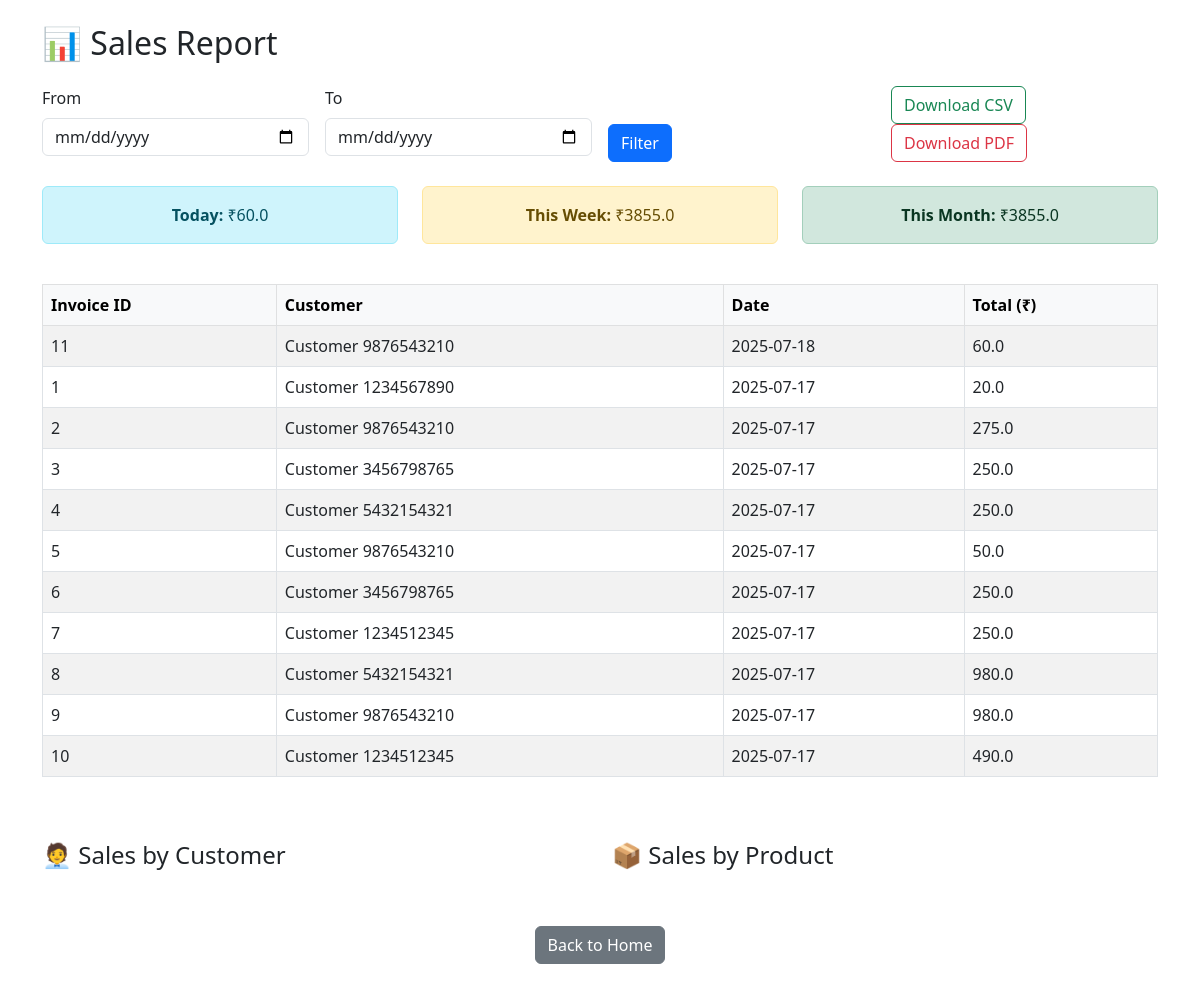
Page /sales_report (signed in) on the committed database.
### Bill/models.py (models this page shows, shortened)
class Invoice(db.Model):
    __tablename__ = 'invoice'
    id = db.Column(db.Integer, primary_key=True)
    customer_id = db.Column(db.Integer, db.ForeignKey('customer.id'))
    total = db.Column(db.Float, nullable=False)
    date = db.Column(db.String, default=lambda: datetime.now().strftime('%Y-%m-%d'))
    bill_no = db.Column(db.String(20), unique=True)
    total_items = db.Column(db.Integer)
    total_qty = db.Column(db.Float)
    customer = db.relationship('Customer', backref='invoices')
    items = db.relationship('InvoiceItem', backref ='invoice',lazy=True)

class Customer(db.Model):
    __tablename__ = 'customer'
    id = db.Column(db.Integer, primary_key=True)
    name = db.Column(db.String(100), nullable=False)
    phone = db.Column(db.String(10), nullable=False)

### Bill/app.py (the view, shortened to what this page needs)
@app.route('/sales_report')
@login_required
@admin_required
def sales_report():
    start = request.args.get('start')
    end = request.args.get('end')
    query = Invoice.query
    invoices = query.order_by(Invoice.date.desc()).all()
    total_sales = sum(i.total for i in invoices)
    today = date.today()
    week_start = today - timedelta(days=today.weekday())
    month_start = today.replace(day=1)
    daily = db.session.query(func.sum(Invoice.total)).filter(func.date(Invoice.date) == today).scalar() or 0
    weekly = db.session.query(func.sum(Invoice.total)).filter(Invoice.date >= week_start).scalar() or 0
    monthly = db.session.query(func.sum(Invoice.total)).filter(Invoice.date >= month_start).scalar() or 0
    return render_template('sales_report.html', invoices=invoices, total_sales=total_sales,
                           daily_total=daily, weekly_total=weekly, monthly_total=monthly)

### Bill/app.py (called while the page is built)
@login_manager.user_loader
def load_user(user_id):
    return User.query.get(int(user_id))

def admin_required(f):
    @wraps(f)
    def decorated_function(*args, **kwargs):
        if not current_user.is_authenticated or not getattr(current_user, "is_admin", False):
            abort(403)
        return f(*args, **kwargs)
    return decorated_function

@app.context_processor
def inject_now():
    return {'current_year': datetime.now().year}

### templates/sales_report.html (shortened to what this page needs)
<!DOCTYPE html>
<html lang="en">
<head>
    <link href="https://cdn.jsdelivr.net/npm/bootstrap@5.3.0/dist/css/bootstrap.min.css" rel="stylesheet">
</head>
<body class="container py-4">
    <h2 class="mb-4">📊 Sales Report</h2>
    <form method="get" class="row g-3 mb-4">
        <div class="col-md-3">
            <label for="start" class="form-label">From</label>
            <input type="date" id="start" name="start" value="{{ start }}" class="form-control">
        </div>
        <div class="col-md-3">
            <label for="end" class="form-label">To</label>
            <input type="date" id="end" name="end" value="{{ end }}" class="form-control">
        </div>
        <div class="col-md-3 align-self-end">
            <button type="submit" class="btn btn-primary">Filter</button>
        </div>
        <div class="col-md-3 align-self-end">
            <a href="{{ url_for('download_sales_csv') }}" class="btn btn-outline-success me-2">Download CSV</a>
            <a href="{{ url_for('download_sales_pdf') }}" class="btn btn-outline-danger">Download PDF</a>
        </div>
    </form>
    <div class="row mb-4">
        <div class="col-md-4">
            <div class="alert alert-info text-center">
                <strong>Today:</strong> ₹{{ daily_total }}
            </div>
        </div>
        <div class="col-md-4">
            <div class="alert alert-warning text-center">
                <strong>This Week:</strong> ₹{{ weekly_total }}
            </div>
        </div>
        <div class="col-md-4">
            <div class="alert alert-success text-center">
                <strong>This Month:</strong> ₹{{ monthly_total }}
            </div>
        </div>
    </div>
    <div class="table-responsive mb-5">
        <table class="table table-bordered table-striped">
            <thead class="table-light">
                <tr>
                    <th>Invoice ID</th>
                    <th>Customer</th>
                    <th>Date</th>
                    <th>Total (₹)</th>
                </tr>
            </thead>
            <tbody>
                {% for invoice in invoices %}
                <tr>
                    <td>{{ invoice.id }}</td>
                    <td>{{ invoice.customer.name }}</td>
                    <td>{{ invoice.date }}</td>
                    <td>{{ invoice.total }}</td>
                </tr>
                {% endfor %}
            </tbody>
        </table>
    </div>
    <div class="row">
        <div class="col-md-6">
            <h4>🧑‍💼 Sales by Customer</h4>
        </div>
        <div class="col-md-6">
            <h4>📦 Sales by Product</h4>
        </div>
    </div>
    <div class="mt-5 text-center">
        <a href="{{ url_for('home') }}" class="btn btn-secondary">Back to Home</a>
    </div>
</body>
</html>

### rows in the picture
Invoice: id "11", customer.name "Customer 9876543210", date "2025-07-18", total "60.0"
Invoice: id "1", customer.name "Customer 1234567890", date "2025-07-17", total "20.0"
Invoice: id "2", customer.name "Customer 9876543210", date "2025-07-17", total "275.0"
Invoice: id "3", customer.name "Customer 3456798765", date "2025-07-17", total "250.0"
Invoice: id "4", customer.name "Customer 5432154321", date "2025-07-17", total "250.0"
Invoice: id "5", customer.name "Customer 9876543210", date "2025-07-17", total "50.0"
Invoice: id "6", customer.name "Customer 3456798765", date "2025-07-17", total "250.0"
Invoice: id "7", customer.name "Customer 1234512345", date "2025-07-17", total "250.0"
Invoice: id "8", customer.name "Customer 5432154321", date "2025-07-17", total "980.0"
Invoice: id "9", customer.name "Customer 9876543210", date "2025-07-17", total "980.0"
Invoice: id "10", customer.name "Customer 1234512345", date "2025-07-17", total "490.0"

### other values in the picture
{{ daily_total }} "60.0"
{{ weekly_total }} "3855.0"
{{ monthly_total }} "3855.0"
